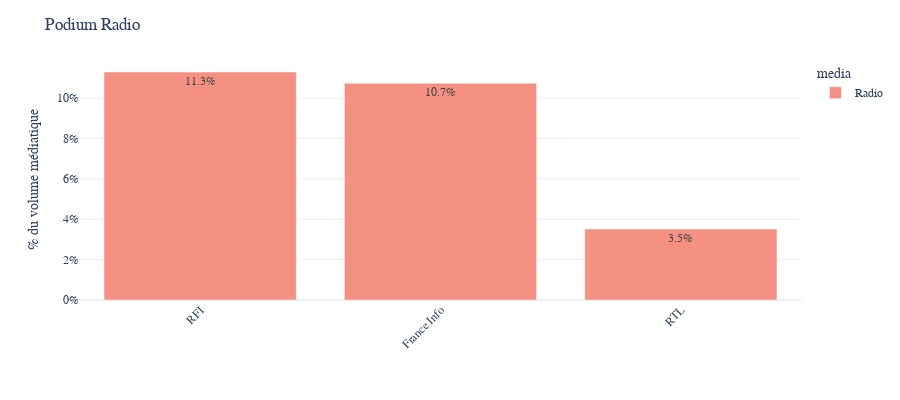

Here is the notebook cell this chart was saved with:
### Code cell
# Multiplier for one channel = n_mentions * 2 min / (60 minutes * 18h * n_days)
multiplier = 2 / (1 * 60 * 18 * 1)

fig = show_mentions_by_channel(data,list_of_channels=top_channels_radio,n = 3,
                               method = multiplier,height = 400,text_auto = ".1%")

fig.update_layout(yaxis_tickformat='0%',
                  title = "Podium Radio",
                  font_family="Poppins",yaxis_title="% du volume médiatique",xaxis_title = "")
fig.update_traces(marker_color='#f49182')
fig

### Figure 1 — Plotly figure (JSON) as saved in the notebook; plotly's stock layout.template omitted (floating-point values rounded to 4 significant figures)
{"data": [{"alignmentgroup": "True", "hovertemplate": "media=Radio<br>channel_name=%{x}<br>count=%{y}<extra></extra>", "legendgroup": "Radio", "marker": {"color": "#f49182", "pattern": {"shape": ""}}, "name": "Radio", "offsetgroup": "Radio", "orientation": "v", "showlegend": true, "textposition": "auto", "texttemplate": "%{y:.1%}", "type": "bar", "x": ["RFI", "France Info", "RTL"], "xaxis": "x", "y": [0.113, 0.1074, 0.03519], "yaxis": "y"}], "layout": {"barmode": "relative", "font": {"family": "Poppins"}, "height": 400, "legend": {"title": {"text": "media"}, "tracegroupgap": 0}, "margin": {"b": 100, "t": 60}, "title": {"text": "Podium Radio"}, "xaxis": {"anchor": "y", "categoryarray": ["RFI", "France Info", "RTL"], "categoryorder": "array", "domain": [0, 1], "tickangle": -45, "title": {"text": ""}}, "yaxis": {"anchor": "x", "domain": [0, 1], "tickformat": "0%", "title": {"text": "% du volume médiatique"}}}}
